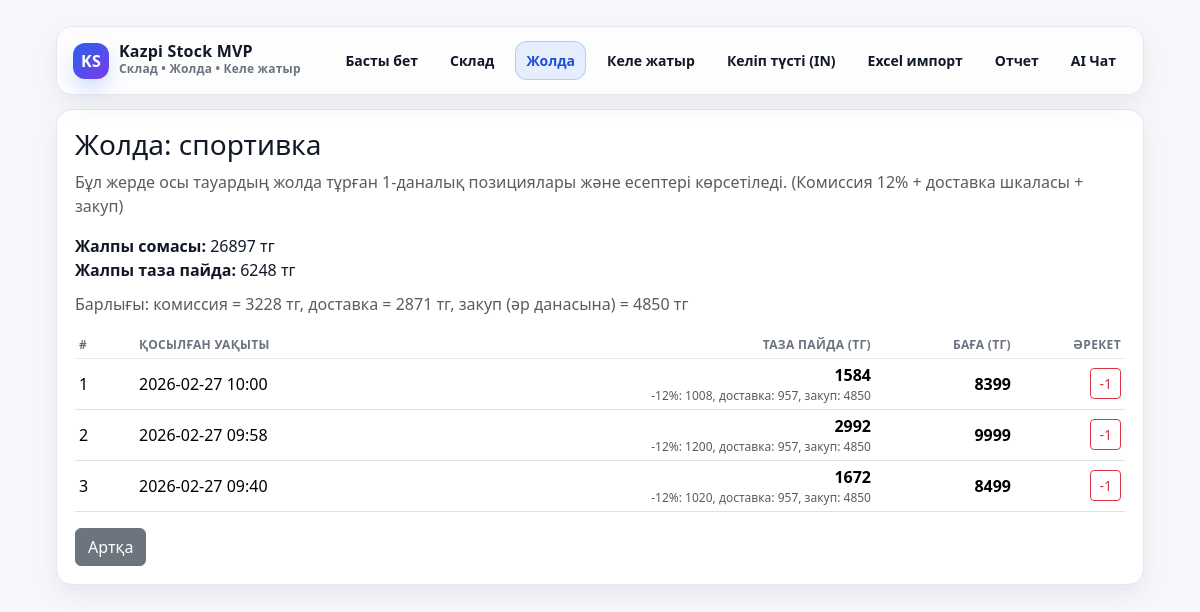
The app's page /onway/5 with its own data.
### models.py (models this page shows, shortened)
class Product(db.Model):
    __tablename__ = "products"
    id = db.Column(db.Integer, primary_key=True)
    name = db.Column(db.String(255), nullable=False, unique=True)
    purchase_price = db.Column(db.Integer, nullable=False, default=0)
    stock_qty = db.Column(db.Integer, nullable=False, default=0)
    reserved_qty = db.Column(db.Integer, nullable=False, default=0)
    onway_qty = db.Column(db.Integer, nullable=False, default=0)

class OnwayItem(db.Model):
    __tablename__ = "onway_items"
    id = db.Column(db.Integer, primary_key=True)
    product_id = db.Column(db.Integer, db.ForeignKey("products.id"), nullable=False)
    sale_price = db.Column(db.Integer, nullable=False, default=0)
    is_active = db.Column(db.Boolean, nullable=False, default=True)
    created_at = db.Column(db.DateTime, nullable=False, default=datetime.utcnow)

### app.py (the view)
@app.route("/onway/<int:product_id>")
def onway_product_detail(product_id: int):
    p = Product.query.get_or_404(product_id)
    items = (
        OnwayItem.query
        .filter_by(product_id=p.id, is_active=True)
        .order_by(OnwayItem.created_at.desc())
        .all()
    )
    rows = []
    total_sum = 0
    total_profit = 0
    total_commission = 0
    total_delivery = 0
    for x in items:
        sale_price = int(x.sale_price or 0)
        profit, commission, delivery = calc_onway_profit(sale_price, int(p.purchase_price or 0))
        rows.append({
            "id": x.id,
            "created_at": x.created_at,
            "sale_price": sale_price,
            "commission": commission,
            "delivery": delivery,
            "purchase_price": int(p.purchase_price or 0),
            "profit": profit
        })
        total_sum += sale_price
        total_profit += profit
        total_commission += commission
        total_delivery += delivery
    return render_template(
        "onway_product_detail.html",
        product=p,
        rows=rows,
        total_sum=total_sum,
        total_profit=total_profit,
        total_commission=total_commission,
        total_delivery=total_delivery
    )

### app.py (called while the page is built)
def calc_delivery_cost_by_price(price: int) -> int:
    p = int(price or 0)
    if p <= 1000:
        return 49
    if p <= 3000:
        return 179
    if p <= 5000:
        return 231
    if p <= 10000:
        return 957
    return 1507

def calc_onway_profit(sale_price: int, purchase_price: int) -> tuple[int, int, int]:
    sale = int(sale_price or 0)
    buy = int(purchase_price or 0)
    commission = int(round(sale * 12 / 100.0))
    delivery = calc_delivery_cost_by_price(sale)
    profit = sale - commission - delivery - buy
    return profit, commission, delivery

### templates/onway_product_detail.html
{% extends "base.html" %}
{% block content %}
<h3>Жолда: {{ product.name }}</h3>
<p class="text-muted">
  Бұл жерде осы тауардың жолда тұрған 1-даналық позициялары және есептері көрсетіледі.
  (Комиссия 12% + доставка шкаласы + закуп)
</p>
<div class="mb-3">
  <div><b>Жалпы сомасы:</b> {{ total_sum }} тг</div>
  <div><b>Жалпы таза пайда:</b> {{ total_profit }} тг</div>
  <div class="text-muted" style="margin-top:10px;">
    Барлығы: комиссия = {{ total_commission }} тг,
    доставка = {{ total_delivery }} тг,
    закуп (әр данасына) = {{ product.purchase_price }} тг
  </div>
</div>
<table class="table table-sm">
  <thead>
    <tr>
      <th style="width:60px;">#</th>
      <th style="width:220px;">Қосылған уақыты</th>
      <th class="text-end">Таза пайда (тг)</th>
      <th class="text-end" style="width:140px;">Баға (тг)</th>
      <th class="text-end" style="width:110px;">Әрекет</th>
    </tr>
  </thead>
  <tbody>
    {% for row in rows %}
      <tr>
        <td>{{ loop.index }}</td>
        <td>{{ row.created_at.strftime("%Y-%m-%d %H:%M") }}</td>
        <td class="text-end">
          <div><b>{{ row.profit }}</b></div>
          <div class="text-muted" style="font-size:12px;">
            -12%: {{ row.commission }},
            доставка: {{ row.delivery }},
            закуп: {{ row.purchase_price }}
          </div>
        </td>
        <td class="text-end"><b>{{ row.sale_price }}</b></td>
        <td class="text-end">
          <form method="post" action="{{ url_for('onway_item_cancel', item_id=row.id) }}" style="display:inline;">
            <button class="btn btn-sm btn-outline-danger" type="submit">-1</button>
          </form>
        </td>
      </tr>
    {% endfor %}
  </tbody>
</table>
<a class="btn btn-secondary" href="{{ url_for('onway') }}">Артқа</a>
{% endblock %}

### templates/base.html (style rules this page uses)
:root { --bg: #f6f7fb; --card: #ffffff; --text: #111827; --muted: #6b7280; --line: #e5e7eb; --brand: #2563eb; --brand2:#1d4ed8; --shadow: 0 10px 25px rgba(17,24,39,.06); --radius: 16px; }
body { background: var(--bg); color: var(--text); }
.table { --bs-table-bg: transparent; }
.table thead th { font-size: 12px; letter-spacing: .35px; text-transform: uppercase; color: var(--muted); border-bottom: 1px solid var(--line); }
.table tbody td { border-top: 1px solid rgba(229,231,235,.7); vertical-align: middle; }

### records on screen
Product: name "спортивка", purchase_price "4850", purchase_price "4850" "4850" "4850"
OnwayItem: created_at "2026-02-27 10:00", sale_price "8399"
OnwayItem: created_at "2026-02-27 09:58", sale_price "9999"
OnwayItem: created_at "2026-02-27 09:40", sale_price "8499"

### other values on screen
{{ total_sum }} "26897"
{{ total_profit }} "6248"
{{ total_commission }} "3228"
{{ total_delivery }} "2871"
{{ row.profit }} "1584" "2992" "1672"
{{ row.commission }} "1008" "1200" "1020"
{{ row.delivery }} "957" "957" "957"
